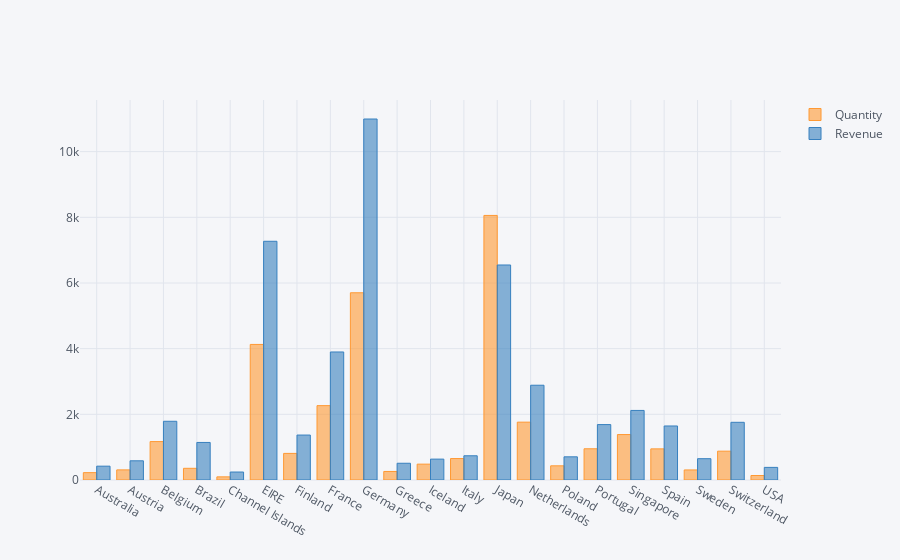

The cell this chart's notebook holds for it:
### Code cell
total_qty_rvn.iplot(kind='bar')

### Figure 1 — Plotly figure (JSON) as saved in the notebook; plotly's stock layout.template omitted (floating-point values rounded to 4 significant figures)
{"data": [{"marker": {"color": "rgba(255, 153, 51, 0.6)", "line": {"color": "rgba(255, 153, 51, 1.0)", "width": 1}}, "name": "Quantity", "orientation": "v", "text": "", "type": "bar", "uid": "283e362e-f997-455e-88a3-3aa882f91e49", "x": ["Australia", "Austria", "Belgium", "Brazil", "Channel Islands", "EIRE", "Finland", "France", "Germany", "Greece", "Iceland", "Italy", "Japan", "Netherlands", "Poland", "Portugal", "Singapore", "Spain", "Sweden", "Switzerland", "USA"], "y": [224, 308, 1170, 356, 96, 4129, 810, 2265, 5702, 260, 483, 653, 8058, 1762, 432, 951, 1384, 948, 306, 878, 137]}, {"marker": {"color": "rgba(55, 128, 191, 0.6)", "line": {"color": "rgba(55, 128, 191, 1.0)", "width": 1}}, "name": "Revenue", "orientation": "v", "text": "", "type": "bar", "uid": "994d1837-8d32-411c-8f7f-97ab98e69c96", "x": ["Australia", "Austria", "Belgium", "Brazil", "Channel Islands", "EIRE", "Finland", "France", "Germany", "Greece", "Iceland", "Italy", "Japan", "Netherlands", "Poland", "Portugal", "Singapore", "Spain", "Sweden", "Switzerland", "USA"], "y": [421.6, 584.8, 1788.0, 1144.0, 243.0, 7270.0, 1369.0, 3899.0, 10990.0, 509.7, 636.2, 737.8, 6549.0, 2887.0, 705.8, 1688.0, 2119.0, 1646.0, 649.1, 1757.0, 383.9]}], "layout": {"legend": {"bgcolor": "#F5F6F9", "font": {"color": "#4D5663"}}, "paper_bgcolor": "#F5F6F9", "plot_bgcolor": "#F5F6F9", "title": {"font": {"color": "#4D5663"}}, "xaxis": {"gridcolor": "#E1E5ED", "showgrid": true, "tickfont": {"color": "#4D5663"}, "title": {"font": {"color": "#4D5663"}, "text": ""}, "zerolinecolor": "#E1E5ED"}, "yaxis": {"gridcolor": "#E1E5ED", "showgrid": true, "tickfont": {"color": "#4D5663"}, "title": {"font": {"color": "#4D5663"}, "text": ""}, "zerolinecolor": "#E1E5ED"}}}
